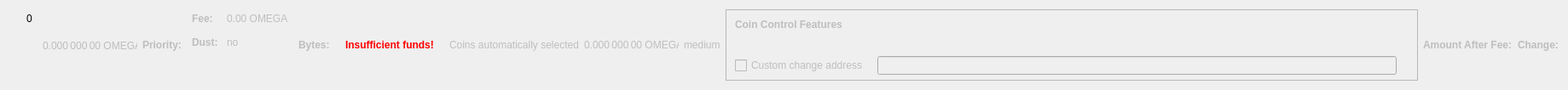
    <widget class="QWidget" name="dummyHideWidget" native="true">
     <property name="maximumSize">
      <size>
       <width>100</width>
       <height>22</height>
      </size>
     </property>
     <layout class="QHBoxLayout" name="dummyHideLayout">
      <item>
       <layout class="QFormLayout" name="formLayoutCoinControl1">
        <property name="horizontalSpacing">
         <number>10</number>
        </property>
        <property name="verticalSpacing">
         <number>14</number>
        </property>
        <property name="leftMargin">
         <number>10</number>
        </property>
        <property name="topMargin">
         <number>4</number>
        </property>
        <property name="rightMargin">
         <number>6</number>
        </property>
        <item row="0" column="1">
         <widget class="QLabel" name="labelCoinControlBytes">
          <property name="cursor">
           <cursorShape>IBeamCursor</cursorShape>
          </property>
          <property name="contextMenuPolicy">
           <enum>Qt::ActionsContextMenu</enum>
          </property>
          <property name="text">
           <string notr="true">0</string>
          </property>
          <property name="textInteractionFlags">
           <set>Qt::LinksAccessibleByMouse|Qt::TextSelectableByKeyboard|Qt::TextSelectableByMouse</set>
          </property>
         </widget>
        </item>
       </layout>
      </item>
      <item>
       <widget class="QLabel" name="labelCoinControlAfterFee">
        <property name="enabled">
         <bool>false</bool>
        </property>
        <property name="sizePolicy">
         <sizepolicy hsizetype="Fixed" vsizetype="Fixed">
          <horstretch>0</horstretch>
          <verstretch>0</verstretch>
         </sizepolicy>
        </property>
        <property name="minimumSize">
         <size>
          <width>111</width>
          <height>12</height>
         </size>
        </property>
        <property name="maximumSize">
         <size>
          <width>111</width>
          <height>12</height>
         </size>
        </property>
        <property name="cursor">
         <cursorShape>IBeamCursor</cursorShape>
        </property>
        <property name="contextMenuPolicy">
         <enum>Qt::ActionsContextMenu</enum>
        </property>
        <property name="text">
         <string notr="true">0.000 000 00 OMEGA</string>
        </property>
        <property name="textInteractionFlags">
         <set>Qt::LinksAccessibleByMouse|Qt::TextSelectableByKeyboard|Qt::TextSelectableByMouse</set>
        </property>
       </widget>
      </item>
      <item>
       <widget class="QLabel" name="labelCoinControlPriorityText">
        <property name="enabled">
         <bool>false</bool>
        </property>
        <property name="font">
         <font>
          <weight>75</weight>
          <bold>true</bold>
         </font>
        </property>
        <property name="text">
         <string>Priority:</string>
        </property>
       </widget>
      </item>
      <item>
       <layout class="QHBoxLayout" name="horizontalLayout"/>
      </item>
      <item>
       <layout class="QFormLayout" name="formLayoutCoinControl3">
        <property name="horizontalSpacing">
         <number>10</number>
        </property>
        <property name="verticalSpacing">
         <number>14</number>
        </property>
        <property name="leftMargin">
         <number>6</number>
        </property>
        <property name="topMargin">
         <number>4</number>
        </property>
        <property name="rightMargin">
         <number>6</number>
        </property>
        <item row="0" column="0">
         <widget class="QLabel" name="labelCoinControlFeeText">
          <property name="enabled">
           <bool>false</bool>
          </property>
          <property name="font">
           <font>
            <weight>75</weight>
            <bold>true</bold>
           </font>
          </property>
          <property name="text">
           <string>Fee:</string>
          </property>
          <property name="margin">
           <number>0</number>
          </property>
         </widget>
        </item>
        <item row="0" column="1">
         <widget class="QLabel" name="labelCoinControlFee">
          <property name="enabled">
           <bool>false</bool>
          </property>
          <property name="cursor">
           <cursorShape>IBeamCursor</cursorShape>
          </property>
          <property name="contextMenuPolicy">
           <enum>Qt::ActionsContextMenu</enum>
          </property>
          <property name="text">
           <string notr="true">0.00 OMEGA</string>
          </property>
          <property name="textInteractionFlags">
           <set>Qt::LinksAccessibleByMouse|Qt::TextSelectableByKeyboard|Qt::TextSelectableByMouse</set>
          </property>
         </widget>
        </item>
        <item row="1" column="0">
         <widget class="QLabel" name="labelCoinControlLowOutputText">
          <property name="enabled">
           <bool>false</bool>
          </property>
          <property name="font">
           <font>
            <weight>75</weight>
            <bold>true</bold>
           </font>
          </property>
          <property name="text">
           <string>Dust:</string>
          </property>
         </widget>
        </item>
        <item row="1" column="1">
         <widget class="QLabel" name="labelCoinControlLowOutput">
          <property name="enabled">
           <bool>false</bool>
          </property>
          <property name="cursor">
           <cursorShape>IBeamCursor</cursorShape>
          </property>
          <property name="contextMenuPolicy">
           <enum>Qt::ActionsContextMenu</enum>
          </property>
          <property name="text">
           <string>no</string>
          </property>
          <property name="textInteractionFlags">
           <set>Qt::LinksAccessibleByMouse|Qt::TextSelectableByKeyboard|Qt::TextSelectableByMouse</set>
          </property>
         </widget>
        </item>
       </layout>
      </item>
      <item>
       <widget class="QLabel" name="labelCoinControlBytesText">
        <property name="enabled">
         <bool>false</bool>
        </property>
        <property name="font">
         <font>
          <weight>75</weight>
          <bold>true</bold>
         </font>
        </property>
        <property name="text">
         <string>Bytes:</string>
        </property>
       </widget>
      </item>
      <item>
       <layout class="QFormLayout" name="formLayoutCoinControl2">
        <property name="horizontalSpacing">
         <number>10</number>
        </property>
        <property name="verticalSpacing">
         <number>14</number>
        </property>
        <property name="leftMargin">
         <number>6</number>
        </property>
        <property name="topMargin">
         <number>4</number>
        </property>
        <property name="rightMargin">
         <number>6</number>
        </property>
       </layout>
      </item>
      <item>
       <layout class="QHBoxLayout" name="horizontalLayoutCoinControl2">
        <property name="spacing">
         <number>8</number>
        </property>
        <property name="bottomMargin">
         <number>10</number>
        </property>
       </layout>
      </item>
      <item>
       <widget class="QLabel" name="labelCoinControlInsuffFunds">
        <property name="enabled">
         <bool>false</bool>
        </property>
        <property name="minimumSize">
         <size>
          <width>0</width>
          <height>0</height>
         </size>
        </property>
        <property name="font">
         <font>
          <weight>75</weight>
          <bold>true</bold>
         </font>
        </property>
        <property name="styleSheet">
         <string notr="true">color:red;font-weight:bold;</string>
        </property>
        <property name="text">
         <string>Insufficient funds!</string>
        </property>
        <property name="margin">
         <number>5</number>
        </property>
       </widget>
      </item>
      <item>
       <layout class="QFormLayout" name="formLayoutCoinControl4">
        <property name="horizontalSpacing">
         <number>10</number>
        </property>
        <property name="verticalSpacing">
         <number>14</number>
        </property>
        <property name="leftMargin">
         <number>6</number>
        </property>
        <property name="topMargin">
         <number>4</number>
        </property>
        <property name="rightMargin">
         <number>6</number>
        </property>
       </layout>
      </item>
      <item>
       <widget class="QLabel" name="labelCoinControlAutomaticallySelected">
        <property name="enabled">
         <bool>false</bool>
        </property>
        <property name="sizePolicy">
         <sizepolicy hsizetype="Fixed" vsizetype="Fixed">
          <horstretch>0</horstretch>
          <verstretch>0</verstretch>
         </sizepolicy>
        </property>
        <property name="minimumSize">
         <size>
          <width>0</width>
          <height>0</height>
         </size>
        </property>
        <property name="maximumSize">
         <size>
          <width>240</width>
          <height>16777215</height>
         </size>
        </property>
        <property name="text">
         <string>Coins automatically selected</string>
        </property>
        <property name="margin">
         <number>5</number>
        </property>
       </widget>
      </item>
      <item>
       <widget class="QLabel" name="labelCoinControlChange">
        <property name="enabled">
         <bool>false</bool>
        </property>
        <property name="sizePolicy">
         <sizepolicy hsizetype="Fixed" vsizetype="Fixed">
          <horstretch>0</horstretch>
          <verstretch>0</verstretch>
         </sizepolicy>
        </property>
        <property name="minimumSize">
         <size>
          <width>111</width>
          <height>0</height>
         </size>
        </property>
        <property name="maximumSize">
         <size>
          <width>111</width>
          <height>16777215</height>
         </size>
        </property>
        <property name="cursor">
         <cursorShape>IBeamCursor</cursorShape>
        </property>
        <property name="contextMenuPolicy">
         <enum>Qt::ActionsContextMenu</enum>
        </property>
        <property name="text">
         <string notr="true">0.000 000 00 OMEGA</string>
        </property>
        <property name="textInteractionFlags">
         <set>Qt::LinksAccessibleByMouse|Qt::TextSelectableByKeyboard|Qt::TextSelectableByMouse</set>
        </property>
       </widget>
      </item>
      <item>
       <widget class="QLabel" name="labelCoinControlPriority">
        <property name="enabled">
         <bool>false</bool>
        </property>
        <property name="cursor">
         <cursorShape>IBeamCursor</cursorShape>
        </property>
        <property name="contextMenuPolicy">
         <enum>Qt::ActionsContextMenu</enum>
        </property>
        <property name="text">
         <string>medium</string>
        </property>
        <property name="textInteractionFlags">
         <set>Qt::LinksAccessibleByMouse|Qt::TextSelectableByKeyboard|Qt::TextSelectableByMouse</set>
        </property>
       </widget>
      </item>
      <item>
       <widget class="QFrame" name="frameCoinControl">
        <property name="sizePolicy">
         <sizepolicy hsizetype="Expanding" vsizetype="Expanding">
          <horstretch>0</horstretch>
          <verstretch>0</verstretch>
         </sizepolicy>
        </property>
        <property name="maximumSize">
         <size>
          <width>16777215</width>
          <height>16777215</height>
         </size>
        </property>
        <property name="frameShape">
         <enum>QFrame::StyledPanel</enum>
        </property>
        <property name="frameShadow">
         <enum>QFrame::Sunken</enum>
        </property>
        <layout class="QVBoxLayout" name="verticalLayoutCoinControl2_2">
         <property name="spacing">
          <number>0</number>
         </property>
         <property name="leftMargin">
          <number>0</number>
         </property>
         <property name="topMargin">
          <number>0</number>
         </property>
         <property name="rightMargin">
          <number>0</number>
         </property>
         <property name="bottomMargin">
          <number>6</number>
         </property>
         <item>
          <layout class="QVBoxLayout" name="verticalLayoutCoinControl" stretch="0,0,0,1">
           <property name="spacing">
            <number>0</number>
           </property>
           <property name="leftMargin">
            <number>10</number>
           </property>
           <property name="topMargin">
            <number>10</number>
           </property>
           <item>
            <layout class="QHBoxLayout" name="horizontalLayoutCoinControl1">
             <property name="bottomMargin">
              <number>15</number>
             </property>
             <item>
              <widget class="QLabel" name="labelCoinControlFeatures">
               <property name="enabled">
                <bool>false</bool>
               </property>
               <property name="sizePolicy">
                <sizepolicy hsizetype="Preferred" vsizetype="Maximum">
                 <horstretch>0</horstretch>
                 <verstretch>0</verstretch>
                </sizepolicy>
               </property>
               <property name="font">
                <font>
                 <weight>75</weight>
                 <bold>true</bold>
                </font>
               </property>
               <property name="styleSheet">
                <string notr="true">font-weight:bold;</string>
               </property>
               <property name="text">
                <string>Coin Control Features</string>
               </property>
              </widget>
             </item>
            </layout>
           </item>
           <item>
            <widget class="QWidget" name="widgetCoinControl" native="true">
             <property name="sizePolicy">
              <sizepolicy hsizetype="Preferred" vsizetype="Preferred">
               <horstretch>0</horstretch>
               <verstretch>0</verstretch>
              </sizepolicy>
             </property>
             <property name="minimumSize">
              <size>
               <width>0</width>
               <height>0</height>
              </size>
             </property>
             <property name="styleSheet">
              <string notr="true"/>
             </property>
             <layout class="QHBoxLayout" name="horizontalLayoutCoinControl5_2">
              <property name="leftMargin">
               <number>0</number>
              </property>
              <property name="topMargin">
               <number>0</number>
              </property>
              <property name="rightMargin">
               <number>0</number>
              </property>
              <property name="bottomMargin">
               <number>0</number>
              </property>
              <item>
               <layout class="QHBoxLayout" name="horizontalLayoutCoinControl3">
                <property name="spacing">
                 <number>20</number>
                </property>
                <property name="topMargin">
                 <number>0</number>
                </property>
                <property name="bottomMargin">
                 <number>10</number>
                </property>
               </layout>
              </item>
             </layout>
            </widget>
           </item>
           <item>
            <layout class="QHBoxLayout" name="horizontalLayoutCoinControl4" stretch="0,0,0">
             <property name="spacing">
              <number>12</number>
             </property>
             <property name="sizeConstraint">
              <enum>QLayout::SetDefaultConstraint</enum>
             </property>
             <property name="topMargin">
              <number>5</number>
             </property>
             <property name="rightMargin">
              <number>5</number>
             </property>
             <item>
              <widget class="QCheckBox" name="checkBoxCoinControlChange">
               <property name="enabled">
                <bool>false</bool>
               </property>
               <property name="toolTip">
                <string>If this is activated, but the change address is empty or invalid, change will be sent to a newly generated address.</string>
               </property>
               <property name="text">
                <string>Custom change address</string>
               </property>
              </widget>
             </item>
             <item>
              <widget class="QValidatedLineEdit" name="lineEditCoinControlChange">
               <property name="enabled">
                <bool>false</bool>
               </property>
               <property name="sizePolicy">
                <sizepolicy hsizetype="Expanding" vsizetype="Fixed">
                 <horstretch>0</horstretch>
                 <verstretch>0</verstretch>
                </sizepolicy>
               </property>
              </widget>
             </item>
             <item>
              <widget class="QLabel" name="labelCoinControlChangeLabel_2">
               <property name="sizePolicy">
                <sizepolicy hsizetype="Preferred" vsizetype="Expanding">
                 <horstretch>0</horstretch>
                 <verstretch>0</verstretch>
                </sizepolicy>
               </property>
               <property name="minimumSize">
                <size>
                 <width>0</width>
                 <height>0</height>
                </size>
               </property>
               <property name="text">
                <string/>
               </property>
               <property name="margin">
                <number>3</number>
               </property>
              </widget>
             </item>
            </layout>
           </item>
           <item>
            <spacer name="verticalSpacerCoinControl">
             <property name="orientation">
              <enum>Qt::Vertical</enum>
             </property>
             <property name="sizeHint" stdset="0">
              <size>
               <width>800</width>
               <height>1</height>
              </size>
             </property>
            </spacer>
           </item>
          </layout>
         </item>
        </layout>
       </widget>
      </item>
      <item>
       <widget class="QLabel" name="labelCoinControlAfterFeeText">
        <property name="enabled">
         <bool>false</bool>
        </property>
        <property name="minimumSize">
         <size>
          <width>0</width>
          <height>0</height>
         </size>
        </property>
        <property name="maximumSize">
         <size>
          <width>16777215</width>
          <height>16777215</height>
         </size>
        </property>
        <property name="font">
         <font>
          <weight>75</weight>
          <bold>true</bold>
         </font>
        </property>
        <property name="text">
         <string>Amount After Fee:</string>
        </property>
        <property name="alignment">
         <set>Qt::AlignLeading|Qt::AlignLeft|Qt::AlignVCenter</set>
        </property>
        <property name="margin">
         <number>0</number>
        </property>
       </widget>
      </item>
      <item>
       <widget class="QLabel" name="labelCoinControlChangeText">
        <property name="enabled">
         <bool>false</bool>
        </property>
        <property name="sizePolicy">
         <sizepolicy hsizetype="Preferred" vsizetype="Preferred">
          <horstretch>0</horstretch>
          <verstretch>0</verstretch>
         </sizepolicy>
        </property>
        <property name="minimumSize">
         <size>
          <width>0</width>
          <height>0</height>
         </size>
        </property>
        <property name="maximumSize">
         <size>
          <width>16777215</width>
          <height>16777215</height>
         </size>
        </property>
        <property name="font">
         <font>
          <weight>75</weight>
          <bold>true</bold>
         </font>
        </property>
        <property name="text">
         <string>Change:</string>
        </property>
        <property name="alignment">
         <set>Qt::AlignLeading|Qt::AlignLeft|Qt::AlignVCenter</set>
        </property>
       </widget>
      </item>
     </layout>
    </widget>
